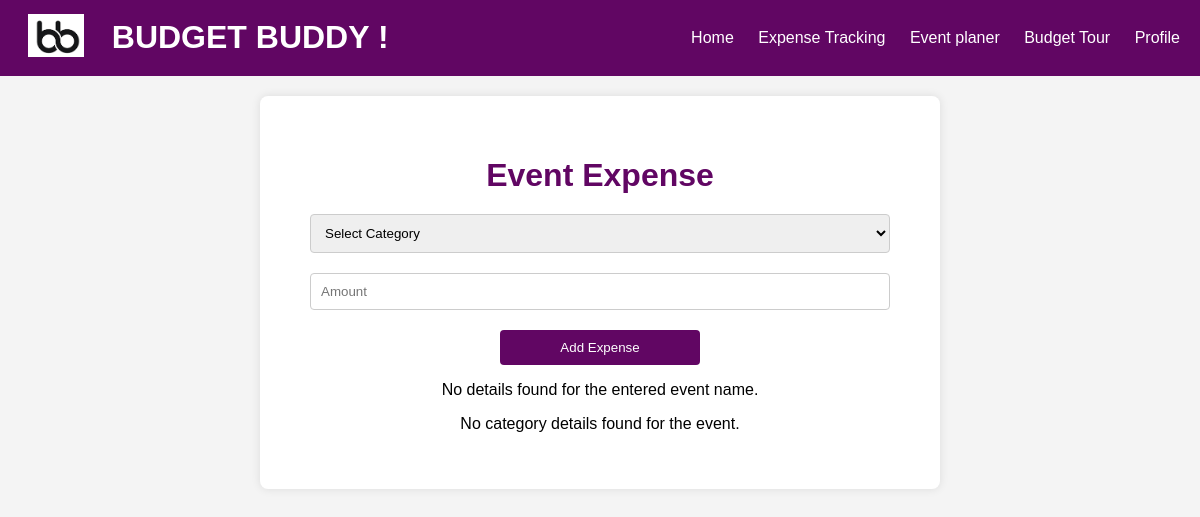
The app's page /divider/birthdat/, older data.
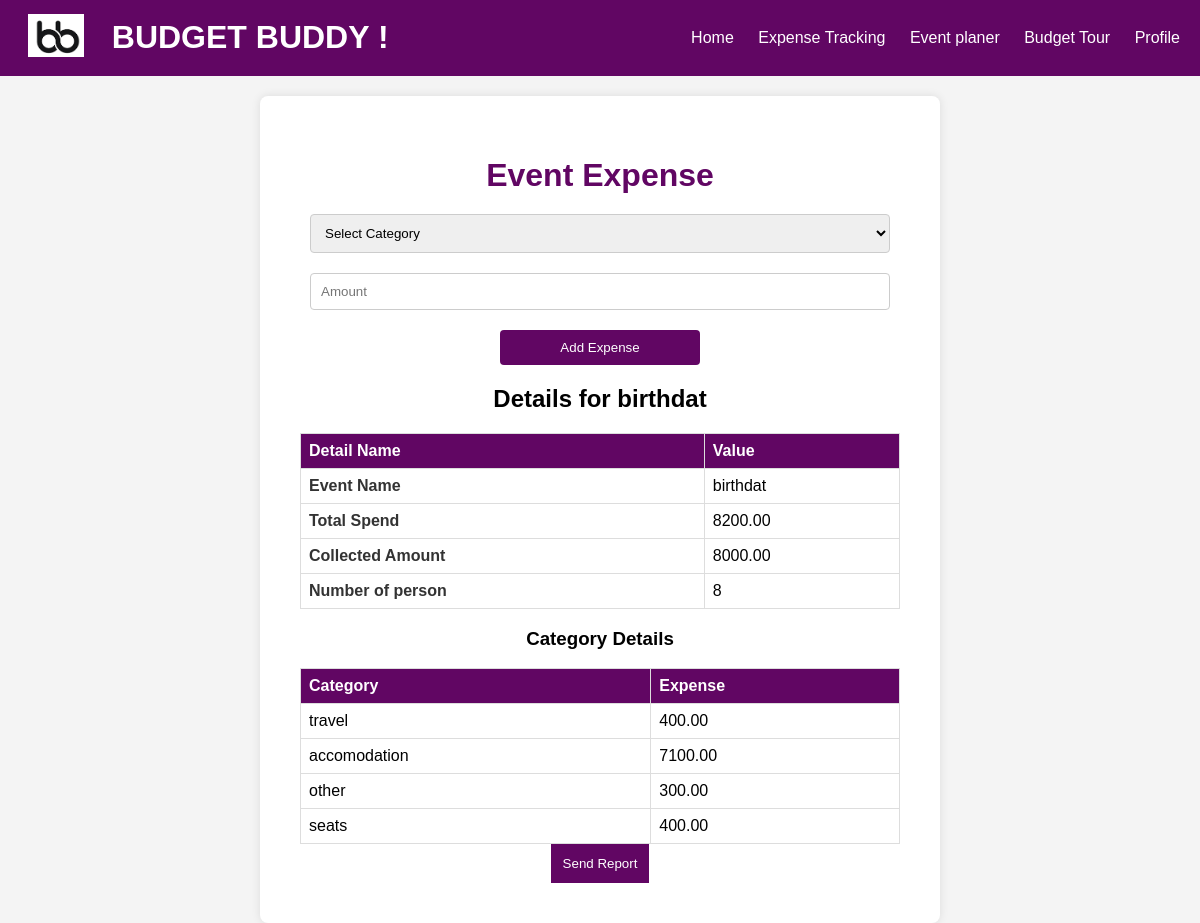
The same page, newer data.
### expenses/models.py (models this page shows, shortened)
class DEvent(models.Model):
    user = models.ForeignKey(User, on_delete=models.CASCADE)
    event_name = models.CharField(max_length=100)
    event_location = models.CharField(max_length=100)
    num_persons = models.IntegerField()
    president_name = models.CharField(max_length=100)
    president_email = models.EmailField()
    program_secretary_name = models.CharField(max_length=100)
    program_secretary_email = models.EmailField()
    status = models.IntegerField(default=0)
    total = models.DecimalField(max_digits=10, decimal_places=2, default=0)
    collected = models.DecimalField(max_digits=10, decimal_places=2, default=0)

class CatEvent(models.Model):
    event_name = models.CharField(max_length=100)
    category = models.CharField(max_length=100)
    expense = models.DecimalField(max_digits=10, decimal_places=2, null=True, default=0)

### expenses/views.py (the view, shortened to what this page needs)
# urls.py: path('divider/<str:event_name>/', views.divider, name='divider'),
def divider(request, event_name):
    try:
        event_details = DEvent.objects.get(event_name=event_name)
        cat_details = CatEvent.objects.filter(event_name=event_name)
    except ObjectDoesNotExist:
        event_details = None
        cat_details = None
    return render(request, 'divider.html', {'event_details': event_details, 'cat_details': cat_details})

### expenses/templates/dividertemp/divider.html (shortened to what this page needs)
<!DOCTYPE html>
<html lang="en">
<head>
</head>
<body>
  {% include 'header.html' %}
<div class="expense-container">
  <h1>Event Expense</h1>
  <form id="expenseForm"  method="post" action="{% url 'divider' event_name=event_details.event_name  %}">
    <div class="form-group">
      <select id="category" name="category" required>
        <option value="" disabled selected>Select Category</option>
      </select>
    </div>
    <div class="form-group">
      <input type="number" id="amount" name="amount" placeholder="Amount " min="0" required>
    </div>
    <button type="submit" class="btn">Add Expense</button>
  </form>
  <div class="tour-planner">
    <div class="result-section">
        {% if event_details %}
            <h2>Details for {{ event_details.event_name }}</h2>
            <table>
                <tr>
                    <th>Detail Name</th>
                    <th>Value</th>
                </tr>
                <tr>
                    <td><span>Event Name</span></td>
                    <td>{{ event_details.event_name }}</td>
                </tr>
                <tr>
                    <td><span>Total Spend</span></td>
                    <td>{{ event_details.total }}</td>
                </tr>
                <tr>
                    <td><span>Collected Amount</span></td>
                    <td>{{ event_details.collected }}</td>
                </tr>
                <tr>
                    <td><span>Number of person</span></td>
                    <td>{{ event_details.num_persons }}</td>
                </tr>
            </table>
        {% else %}
            <p>No details found for the entered event name.</p>
        {% endif %}
    </div>
</div>
  {% if cat_details %}
    <h3>Category Details </h3>
    <table>
      <tr>
        <th>Category</th>
        <th>Expense</th>
      </tr>
      {% for cat_detail in cat_details %}
        <tr>
          <td>{{ cat_detail.category }}</td>
          <td>{{ cat_detail.expense }}</td>
        </tr>
      {% endfor %}
    </table>
  {% else %}
    <p>No category details found for the event.</p>
  {% endif %}
  {% if event_details.status == 0 %}
    <form method="post" action="{% url 'close_event' event_name=event_details.event_name %}" class="close-button">
        {% csrf_token %}
        <button type="submit">Close</button>
    </form>
  {% elif event_details.status == 1 %}
    <form method="post" action="{% url 'send_report' event_name=event_details.event_name %}" class="send-report">
        <button type="submit">Send Report</button>
    </form>
{% endif %}
</div>
</body>
</html>

Row changes from the older to the newer data that the page shows:
added DEvent: event_name "birthdat", total "8200.00", collected "8000.00", num_persons "8"
added CatEvent: category "travel", expense "400.00"
added CatEvent: category "accomodation", expense "7100.00"
added CatEvent: category "other", expense "300.00"
added CatEvent: category "seats", expense "400.00"
Text that changed along with them:
text no longer shown: "No details found for the entered event name. No category details found for the event."
text now shown: "Details for Detail Name Value Event Name Total Spend Collected Amount Number of person Category Details Category Expense Send Report"
